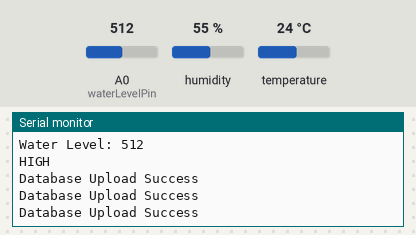
Bench run of a sketch on a simulated ESP8266 (NodeMCU). Shown: the last lines printed to the serial monitor. The test bench sets the inputs (shaded band); at power-on: A0 (waterLevelPin) = 512, humidity 55 %, temperature 24 °C. WiFi joins after 1.5 s; servers stay silent unless stated.

Above: at 2.7 s.
2.8 s: A0 (waterLevelPin) set to 490
At 4.41 s:
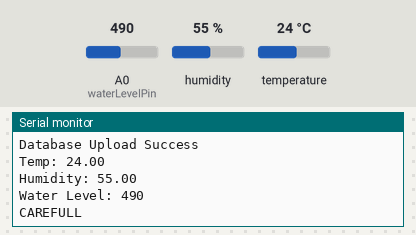
8.5 s: A0 (waterLevelPin) set to 240
At 9.92 s:
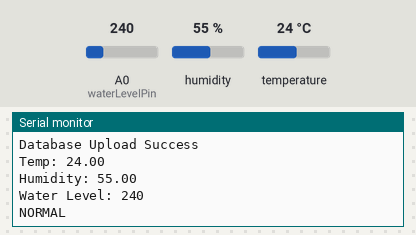
14.0 s: humidity set to 22 %
At 15.63 s:
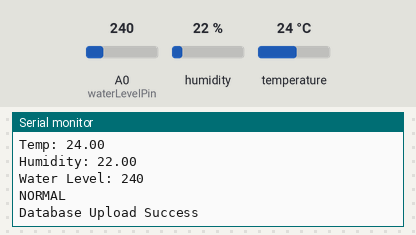
17.6 s: temperature set to 12 °C
At 18.64 s:
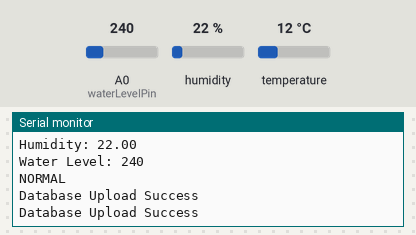
21.2 s: humidity set to 40 %
At 23.7 s:
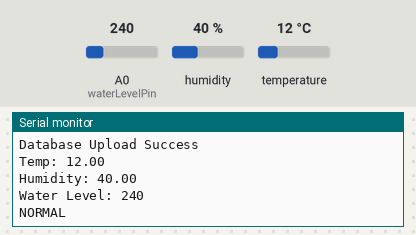
Timing chart, 0 to 25.2 s (numbered marks = the images above; inputs shaded):
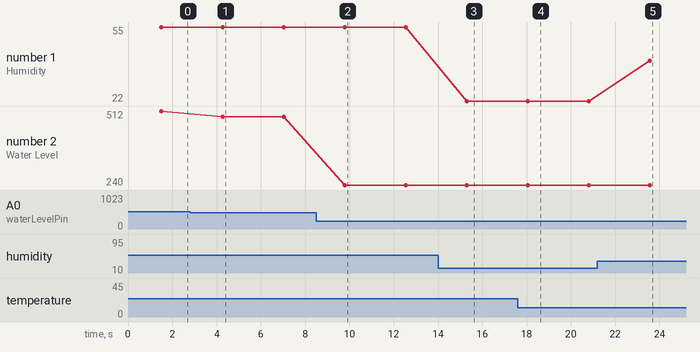

Measured:
- after the input at 2.8 s, the serial monitor: prints a new line after 1.5 s (image 1)
- after the input at 8.5 s, the serial monitor: prints a new line after 1.3 s (image 2)
- after the input at 14.0 s, the serial monitor: prints a new line after 1.3 s (image 3)
- after the input at 17.6 s, the serial monitor: prints a new line after 0.46 s (image 4)
- after the input at 21.2 s, the serial monitor: prints a new line after 2.4 s (image 5)
- plotted number 1: 55 → 22 after the input at 14.0 s, 22 → 40 after the input at 21.2 s
- plotted number 2: 512 → 490 after the input at 2.8 s, 490 → 240 after the input at 8.5 s

The sketch:

DHT_WATERLEVEL_Firebase.ino
```cpp
#include "DHT.h"

#include <ESP8266WiFi.h>
#include <FirebaseArduino.h>

#define DHTPIN D1
#define DHTTYPE DHT22

#define WIFI_SSID "Dewena"
#define WIFI_PASSWORD "0361777828"
#define FIREBASE_HOST "smartled-a8094.firebaseio.com"
#define FIREBASE_AUTH "PF6qx8TC5Lt2tRMzaMs0eGESTYrNfcqdjdLd7Faa"


#define waterLevelPin A0

String waterStatus;

DHT dht(DHTPIN,DHTTYPE);

void setup() {
  Serial.begin(9600);

  WiFi.begin(WIFI_SSID, WIFI_PASSWORD);
  Serial.print("connecting");
  while (WiFi.status() != WL_CONNECTED) {
    Serial.print(".");
    delay(500);
  }
  Serial.println();
  Serial.print("Connected: ");
  Serial.println(WiFi.localIP());

  Firebase.begin(FIREBASE_HOST, FIREBASE_AUTH);

  dht.begin();
}

void loop() {

  //Read Temp
  float temp = dht.readTemperature();
  //Read Humidity
  float hum = dht.readHumidity();

  Serial.print("Temp: ");
  Serial.println(temp);

  Serial.print("Humidity: ");
  Serial.println(hum);

  //Read Water Level
  int waterLevel=analogRead(waterLevelPin);

  Serial.print("Water Level: ");
  Serial.println(waterLevel);

  if(waterLevel >=500){
    waterStatus = "HIGH";
  }
  else if( waterLevel > 250 && waterLevel<500){
    waterStatus = "CAREFULL";
  } else{
    waterStatus = "NORMAL";
  }

  Serial.println(waterStatus);

  //updateDatabase
  updateDatabase(temp,hum,waterStatus);

  delay(2000);

}

void updateDatabase(float temp, float hum, String waterStatus){
  Firebase.setFloat("Project2/Temperature",temp);
  if (Firebase.failed()) {
        Serial.print("setting /message failed:");
        Serial.println(Firebase.error());
        return;
      } else{
        Serial.println("Database Upload Success");
      }
     delay(100);

  Firebase.setFloat("Project2/Humidity",hum);
  if (Firebase.failed()) {
        Serial.print("setting /message failed:");
        Serial.println(Firebase.error());
        return;
      } else{
        Serial.println("Database Upload Success");
      }
      delay(100);

  Firebase.setString("Project2/WaterLevel",waterStatus);
  if (Firebase.failed()) {
        Serial.print("setting /message failed:");
        Serial.println(Firebase.error());
        return;
      } else{
        Serial.println("Database Upload Success");
      }
      delay(100);
}
```
